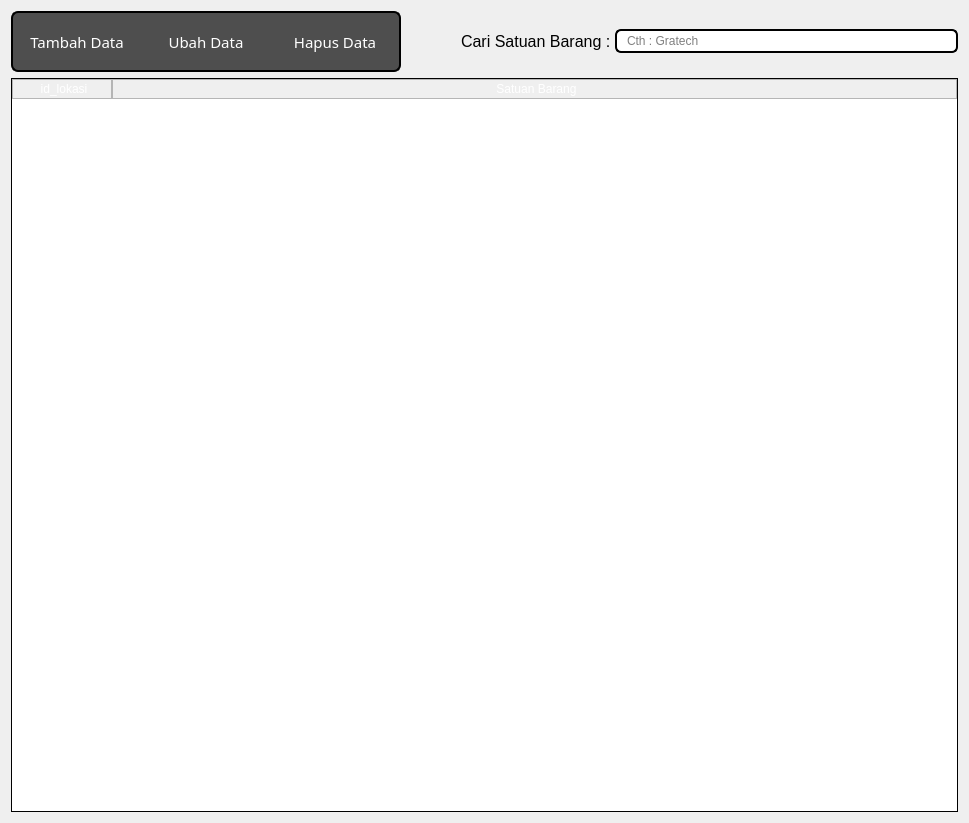
<?xml version="1.0" encoding="UTF-8"?>
<ui version="4.0">
 <class>Form</class>
 <widget class="QWidget" name="Form">
  <property name="geometry">
   <rect>
    <x>0</x>
    <y>0</y>
    <width>969</width>
    <height>823</height>
   </rect>
  </property>
  <property name="windowTitle">
   <string>Form</string>
  </property>
  <layout class="QVBoxLayout" name="verticalLayout">
   <item>
    <layout class="QHBoxLayout" name="horizontalLayout">
     <property name="spacing">
      <number>0</number>
     </property>
     <item>
      <widget class="QPushButton" name="addButton">
       <property name="sizePolicy">
        <sizepolicy hsizetype="Expanding" vsizetype="Expanding">
         <horstretch>0</horstretch>
         <verstretch>0</verstretch>
        </sizepolicy>
       </property>
       <property name="maximumSize">
        <size>
         <width>130</width>
         <height>61</height>
        </size>
       </property>
       <property name="font">
        <font>
         <family>Sans Serif Collection</family>
         <pointsize>11</pointsize>
        </font>
       </property>
       <property name="styleSheet">
        <string notr="true">QPushButton {color:white; background-color:#4E4E4E;border:2px solid black;border-right:0px;
border-top-left-radius: 7px;
border-bottom-left-radius: 7px;
padding: 0 8px;}




QPushButton:hover:!pressed {
 background-color:#262626;
border-style:inset
}

QPushButton:hover {
 background-color:#171717
}


</string>
       </property>
       <property name="text">
        <string>Tambah Data</string>
       </property>
      </widget>
     </item>
     <item>
      <widget class="QPushButton" name="editButton">
       <property name="sizePolicy">
        <sizepolicy hsizetype="Expanding" vsizetype="Expanding">
         <horstretch>0</horstretch>
         <verstretch>0</verstretch>
        </sizepolicy>
       </property>
       <property name="maximumSize">
        <size>
         <width>130</width>
         <height>61</height>
        </size>
       </property>
       <property name="font">
        <font>
         <family>Sans Serif Collection</family>
         <pointsize>11</pointsize>
        </font>
       </property>
       <property name="styleSheet">
        <string notr="true">QPushButton:disabled {
    color: rgba(0,0, 0, 100)
}

QPushButton {color:white; background-color:#4E4E4E;border:2px solid black;border-right:0px;border-left:0px;
padding: 0 8px;
}

QPushButton:hover:!pressed {
 background-color: #262626;
border-style:inset
}

QPushButton:hover {
 background-color:#171717
}





QPushButton:hover {
  background-color:rgb(61, 61, 61)
}

</string>
       </property>
       <property name="text">
        <string>Ubah Data</string>
       </property>
      </widget>
     </item>
     <item>
      <widget class="QPushButton" name="deleteButton">
       <property name="sizePolicy">
        <sizepolicy hsizetype="Expanding" vsizetype="Expanding">
         <horstretch>0</horstretch>
         <verstretch>0</verstretch>
        </sizepolicy>
       </property>
       <property name="maximumSize">
        <size>
         <width>130</width>
         <height>61</height>
        </size>
       </property>
       <property name="font">
        <font>
         <family>Sans Serif Collection</family>
         <pointsize>11</pointsize>
        </font>
       </property>
       <property name="styleSheet">
        <string notr="true">QPushButton:disabled {
    color: rgba(0,0, 0, 100)
}

QPushButton {color:white; background-color:#4E4E4E;border:2px solid black;border-left:0px;border-top-right-radius: 7px;
border-bottom-right-radius: 7px;
padding: 0 8px;
}

QPushButton:hover:!pressed {
 background-color: #262626;
border-style:inset
}

QPushButton:hover {
 background-color:#171717
}
</string>
       </property>
       <property name="text">
        <string>Hapus Data</string>
       </property>
      </widget>
     </item>
     <item>
      <spacer name="horizontalSpacer">
       <property name="orientation">
        <enum>Qt::Horizontal</enum>
       </property>
       <property name="sizeType">
        <enum>QSizePolicy::Minimum</enum>
       </property>
       <property name="sizeHint" stdset="0">
        <size>
         <width>60</width>
         <height>20</height>
        </size>
       </property>
      </spacer>
     </item>
     <item>
      <widget class="QLabel" name="label">
       <property name="styleSheet">
        <string notr="true">color:black;</string>
       </property>
       <property name="text">
        <string>&lt;html&gt;&lt;head/&gt;&lt;body&gt;&lt;p&gt;&lt;span style=&quot; font-size:12pt;&quot;&gt;Cari Satuan Barang : &lt;/span&gt;&lt;/p&gt;&lt;/body&gt;&lt;/html&gt;</string>
       </property>
      </widget>
     </item>
     <item>
      <widget class="QLineEdit" name="searchField">
       <property name="styleSheet">
        <string notr="true">border: 2px solid black;
border-radius: 6px;
padding: 0 8px;
min-height: 20px ;
max-height:20px;
selection-background-color: gray;
color:black
</string>
       </property>
       <property name="text">
        <string/>
       </property>
       <property name="placeholderText">
        <string>Cth : Gratech</string>
       </property>
      </widget>
     </item>
    </layout>
   </item>
   <item>
    <widget class="QTableWidget" name="satuanTable">
     <property name="styleSheet">
      <string notr="true">QTableWidget{

border: 1px solid black ;

border-color:black;


}


QHeaderView::section {
    background-color: qlineargradient(x1:0, y1:0, x2:0, y2:1,
                                      stop:0 #616161, stop: 0.5 #000000,
                                      stop: 0.6 #000000, stop:1 #656565);
    color: white;
    padding-left: 4px;
    border: 1px solid #B5B5B5;

}


QTableWidget QTableCornerButton::section {
  background-color: qlineargradient(x1:0, y1:0, x2:0, y2:1,
                                      stop:0 #616161, stop: 0.5 #000000,
                                      stop: 0.6 #000000, stop:1 #656565); }


</string>
     </property>
     <property name="sizeAdjustPolicy">
      <enum>QAbstractScrollArea::AdjustToContents</enum>
     </property>
     <property name="editTriggers">
      <set>QAbstractItemView::NoEditTriggers</set>
     </property>
     <property name="dragDropOverwriteMode">
      <bool>false</bool>
     </property>
     <property name="selectionMode">
      <enum>QAbstractItemView::SingleSelection</enum>
     </property>
     <property name="selectionBehavior">
      <enum>QAbstractItemView::SelectRows</enum>
     </property>
     <property name="verticalScrollMode">
      <enum>QAbstractItemView::ScrollPerItem</enum>
     </property>
     <property name="showGrid">
      <bool>true</bool>
     </property>
     <property name="sortingEnabled">
      <bool>false</bool>
     </property>
     <attribute name="horizontalHeaderVisible">
      <bool>true</bool>
     </attribute>
     <attribute name="horizontalHeaderDefaultSectionSize">
      <number>100</number>
     </attribute>
     <attribute name="horizontalHeaderStretchLastSection">
      <bool>true</bool>
     </attribute>
     <column>
      <property name="text">
       <string>id_lokasi</string>
      </property>
     </column>
     <column>
      <property name="text">
       <string>Satuan Barang</string>
      </property>
     </column>
    </widget>
   </item>
  </layout>
 </widget>
 <resources/>
 <connections/>
</ui>
